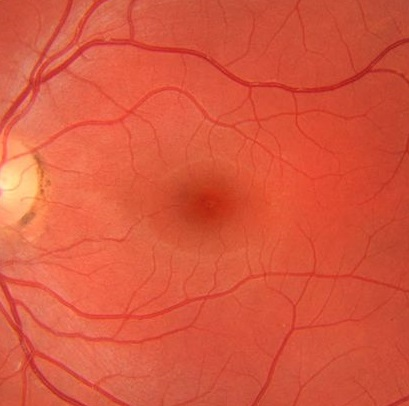
#> input picture tests/_good.jpg, 409 x 406 px
$ python -i mask.py   (imports and definitions only)   (older library calls are emulated)
#> lines starting #> are read from the running program, lines starting #| are printed output that depends on the picture; after the words box and inside, x2 and y2 are one past the last pixel; in counts of white or black regions, pixels touching at a corner belong together
#> further down, picture is the input picture: shape (406, 409, 3); mean B, G, R 62.5, 87.6, 217.6
### RRtoolbox/lib/arrayops/basic.py
# -*- coding: utf-8 -*-
"""
    This module contains simple array operation methods
"""

import cv2
import numpy as np
try:
    from skimage.util import view_as_windows, view_as_blocks
except ImportError:
    from numpy.lib.stride_tricks import as_strided as _ast

    # [258 lines left out: functions view_as_blocks, view_as_windows, axesIntercept, matrixIntercept, centerSM, invertSM and 6 more, not called in this run]


def im2shapeFormat(im, shape):
    """
    Tries to convert image to intuited format from shape.

    :param im: image.
    :param shape: shape to get format.

        shapes:
        * (None, None): converts to gray
        * (None, None, 2): converts to GR555
        * (None, None, 3): converts to BGR
        * (None, None, 4): converts to BGRA
    :return: reshaped image.
    """
#> called with shape = (406, 409)
    temp2 = im.shape
#> temp2 = (406, 409, 3)
    if len(shape) == 2:  # GRAY, YUV_I420, YUV_IYUV or YUV_YV12
        if len(temp2) == 3 and temp2[2] == 2:  # BGR555 or BGR565
            im = cv2.cvtColor(im, cv2.COLOR_BGR5552GRAY)
        elif len(temp2) == 3 and temp2[2] == 3:  # BGR or RGB
            im = cv2.cvtColor(im, cv2.COLOR_BGR2GRAY)
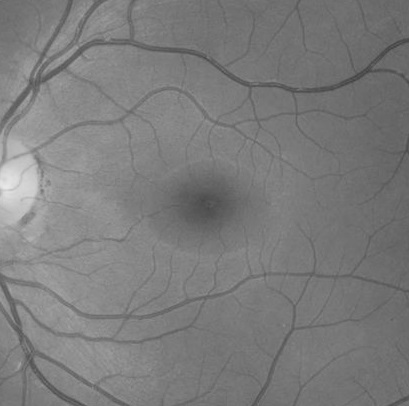
#> im: shape (406, 409); min 65, max 233, mean 123.6
        elif len(temp2) == 3 and temp2[2] == 4:  # BGRA or RGBA
            im = cv2.cvtColor(im, cv2.COLOR_BGRA2GRAY)
    elif len(shape) == 3 and shape[2] == 2:  # BGR555 or BGR565
        if len(temp2) == 2:  # GRAY, YUV_I420, YUV_IYUV or YUV_YV12
            im = cv2.cvtColor(im, cv2.COLOR_GRAY2BGR555)
        elif len(temp2) == 3 and temp2[2] == 3:  # BGR or RGB
            im = cv2.cvtColor(im, cv2.COLOR_BGR2BGR555)
        elif len(temp2) == 3 and temp2[2] == 4:  # BGRA or RGBA
            im = cv2.cvtColor(im, cv2.COLOR_BGRA2BGR555)
    elif len(shape) == 3 and shape[2] == 3:  # BGR or RGB
        if len(temp2) == 2:  # GRAY, YUV_I420, YUV_IYUV or YUV_YV12
            im = cv2.cvtColor(im, cv2.COLOR_GRAY2BGR)
        elif len(temp2) == 3 and temp2[2] == 2:  # BGR555 or BGR565
            im = cv2.cvtColor(im, cv2.COLOR_BGR5552BGR)
        elif len(temp2) == 3 and temp2[2] == 4:  # BGRA or RGBA
            im = cv2.cvtColor(im, cv2.COLOR_BGRA2BGR)
    elif len(shape) == 3 and shape[2] == 4:  # BGRA or RGBA
        if len(temp2) == 2:  # GRAY, YUV_I420, YUV_IYUV or YUV_YV12
            im = cv2.cvtColor(im, cv2.COLOR_GRAY2BGRA)
        elif len(temp2) == 3 and temp2[2] == 2:  # BGR555 or BGR565
            im = cv2.cvtColor(im, cv2.COLOR_BGR5552BGRA)
        elif len(temp2) == 3 and temp2[2] == 3:  # BGR or RGB
            im = cv2.cvtColor(im, cv2.COLOR_BGR2BGRA)
    return im


# [471 lines left out: functions im2imFormat, getTransparency, overlaypng, overlay, overlay2, overlayXY and 10 more, not called in this run]


def unit_vector(vector):
    """ Returns the unit vector of the vector.  """
    return vector / np.linalg.norm(vector)


# [471 lines left out: functions angle, angle2D, entroyTest, transformPoint, transformPoints, getTransformedCorners and 13 more, not called in this run]


polygonArea = polygonArea_calcule


# [405 lines left out: functions normalize, normalize2, rescale, normalizeCustom, relativeQuadrants, vectorsQuadrants and 13 more, not called in this run]

### RRtoolbox/lib/arrayops/filters.py
# -*- coding: utf-8 -*-
"""
    This module contains custom 1D adn 2D-array filters and pre-processing (as in filtering phase) methods
"""

import cv2
import numpy as np
try:
    from sympy.functions import exp
except ImportError:  # if not sympy installed
    #from math import exp
    exp = np.exp

#from RRtoolbox.lib.cache import memoize
#from RRtoolbox.lib.config import MANAGER


#@memoize(MANAGER["TEMPPATH"]) # convert cv2.bilateralfilter to memoized bilateral filter
# [26 lines left out: functions bilateralFilter, normsigmoid, not called in this run]


class FilterBase(object):
    """
    base filter to create custom filters
    """

    def __init__(self, alpha=None, beta1=None, beta2=None):
        """

        :param alpha:
        :param beta1:
        :param beta2:
        :return:
        """
        self._alpha = alpha
        self._beta1 = beta1
        self._beta2 = beta2
        if alpha is not None:
            self.alpha = alpha
        if beta1 is not None:
            self.beta1 = beta1
        if beta2 is not None:
            self.beta2 = beta2

    @property
    def alpha(self):
        return self._alpha

    @alpha.setter
    def alpha(self, value):
        self._test_alpha(value)
        self._alpha = value

    @alpha.deleter
    def alpha(self):
        del self._alpha

    @property
    def beta1(self):
        return self._beta1

    @beta1.setter
    def beta1(self, value):
        if self._beta2 is not None:
            self._test_beta1(value)
        self._beta1 = value

    @beta1.deleter
    def beta1(self):
        del self._beta1

    @property
    def beta2(self):
        return self._beta2

    @beta2.setter
    def beta2(self, value):
        if self._beta1 is not None:
            self._test_beta2(value)
        self._beta2 = value

    @beta2.deleter
    def beta2(self):
        del self._beta2

    def _test_alpha(self, value):
        assert value > 0

    def _test_beta1(self, value):
        assert self.beta2 > value

    def _test_beta2(self, value):
        assert value > self._beta1

    def __call__(self, levels):
        raise NotImplementedError


class Lowpass(FilterBase):
    """
    Lowpass filter (recommended to use float types)
    """

    def __init__(self, alpha, beta1):
        super(Lowpass, self).__init__(alpha=alpha, beta1=beta1)

    def _test_beta1(self, value):
        pass

    def _test_beta2(self, value):
        raise Exception("Lowpass filter does not implement beta2")

    def __call__(self, levels):
        return normsigmoid(levels, -self._alpha, self._beta1)


class Highpass(FilterBase):
    """
    Highpass filter (recommended to use float types)
    """

    def __init__(self, alpha, beta1):
        super(Highpass, self).__init__(alpha=alpha, beta1=beta1)

    def _test_beta1(self, value):
        pass

    def _test_beta2(self, value):
        raise Exception("Highpass filter does not implement beta2")

    def __call__(self, levels):
        return normsigmoid(levels, self.alpha, self._beta1)


class Bandstop(FilterBase):
    """
    Bandstop filter (recommended to use float types)
    """

    def __init__(self, alpha, beta1, beta2):
        super(Bandstop, self).__init__(alpha=alpha, beta1=beta1, beta2=beta2)

    def __call__(self, levels):
        return normsigmoid(levels, -self._alpha, self._beta1) - normsigmoid(levels, -self._alpha, self._beta2) + 1.0


class Bandpass(FilterBase):
    """
    Bandpass filter (recommended to use float types)
    """

    def __init__(self, alpha, beta1, beta2):
        super(Bandpass, self).__init__(alpha=alpha, beta1=beta1, beta2=beta2)

    def __call__(self, levels):
        return normsigmoid(levels, self._alpha, self._beta1) - normsigmoid(levels, self._alpha, self._beta2)


class InvertedBandstop(Bandstop):
    """
    inverted Bandstop filter (recommended to use float types)
    """

    def __call__(self, levels):
        return normsigmoid(levels, -self._alpha, self._beta2) - normsigmoid(levels, -self._alpha, self._beta1) - 1.0


class InvertedBandpass(Bandpass):
    """
    inverted Bandpass filter (recommended to use float types)
    """

    def __call__(self, levels):
        return normsigmoid(levels, self._alpha, self._beta2) - normsigmoid(levels, self._alpha, self._beta1)


# [123 lines left out: functions filterFactory, sigmoid, smooth, not called in this run]


class BilateraParameter(Bandstop):
    """
    bilateral parameter
    """

    def __init__(self, scale, shift=33, name=None, alpha=100, beta1=-400, beta2=200):
        super(BilateraParameter, self).__init__(
            alpha=alpha, beta1=beta1, beta2=beta2)
        self.scale = scale
        self.shift = shift
        self.name = name

    def __call__(self, levels):
        return np.int32(super(BilateraParameter, self).__call__(
            levels) * self.scale + self.shift)


class BilateralParameters(object):
    """
    create instance to calculate bilateral
    parameters from image shape.

    d -> inf then:
        * computation is slower
        * filtering is better to eliminate noise
        * images look more cartoon-like

    :param d: distance
    :param sigmaColor: sigma in color
    :param sigmaSpace: sigma in space

    """
    d = BilateraParameter(scale=31, shift=15, alpha=150,
                          beta1=60, beta2=800, name="d")
    sigmaColor = BilateraParameter(scale=50, name="sigmaColor")
    sigmaSpace = BilateraParameter(scale=25, name="sigmaSpace")

    # [68 lines left out: functions __init__, filters, __call__, getBilateralParameters, not called in this run]

### RRtoolbox/lib/arrayops/mask.py
# -*- coding: utf-8 -*-
"""
    This module contains all basic masking and pre-processing (as in segmenting phase) methods
"""


import cv2
import numpy as np
from .basic import (findminima, im2shapeFormat, getOtsuThresh, findContours,
                    isnumpy)
from .filters import smooth


def brightness(img):
    """
    get brightness from an image
    :param img: BGR or gray image
    :return:
    """
    # LESS BRIGHT http://alienryderflex.com/hsp.html
    #b,g,r = cv2.split(img.astype("float"))
    # return np.sqrt( .299*(b**2) + .587*(g**2) + .114*(r**2)).astype("uint8")
    # Normal gray
    return im2shapeFormat(img, img.shape[:2])
    # HSV
    # return cv2.cvtColor(img,cv2.COLOR_BGR2HSV)[:,:,2]


# [151 lines left out: functions background, foreground, multiple_otsu, hist_cdf, thresh_hist, threshold_opening and 3 more, not called in this run]


def mask_watershed(BGR, GRAY=None):
    """
    Get retinal mask with watershed method.

    :param BGR:
    :param GRAY:
    :return: mask
    """
    if GRAY is None:
        GRAY = brightness(BGR)  # get image brightness
    thresh, sure_bg = cv2.threshold(
        GRAY, 0, 1, cv2.THRESH_BINARY + cv2.THRESH_OTSU)  # obtain over threshold
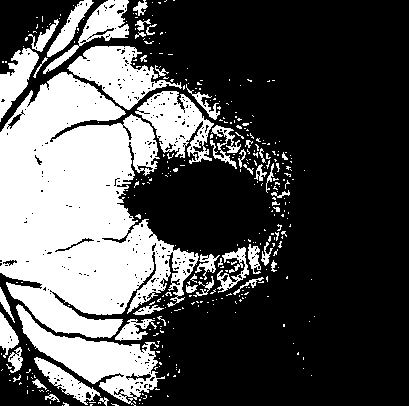
#> sure_bg: shape (406, 409); values 0 (black) and 1 (white), 32.6% white; 364 white regions (316 under 20 px), largest, box (x1, y1, x2, y2) and area: (0, 72, 199, 338) 32262, (16, 304, 165, 406) 4972, (67, 46, 182, 110) 3238
#> thresh = 128
    thresh, sure_fg = cv2.threshold(GRAY, thresh + 10, 1, cv2.THRESH_BINARY)
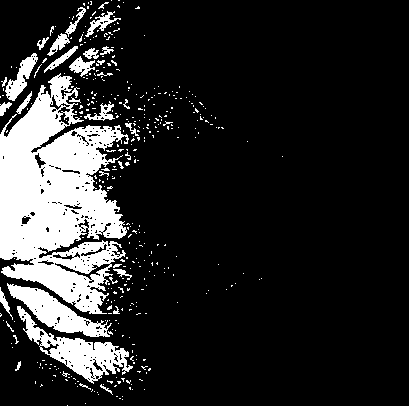
#> sure_fg: shape (406, 409); values 0 (black) and 1 (white), 16.2% white; 394 white regions (362 under 20 px), largest, box (x1, y1, x2, y2) and area: (0, 73, 129, 314) 18159, (17, 306, 133, 384) 2600, (7, 283, 112, 337) 2029
#> thresh = 138
    markers = np.ones_like(GRAY, np.int32)  # make background markers
    markers[sure_bg == 1] = 0  # mark unknown markers
    markers[sure_fg == 1] = 2  # mark sure object markers
    cv2.watershed(BGR, markers)  # get watershed on markers
    retval, mask = cv2.threshold(markers.astype(
        "uint8"), 1, 1, cv2.THRESH_BINARY)  # get binary image of contour
    return mask


# [25 lines left out: functions thresh_biggestCnt, gethull, not called in this run]

>>> import cv2
>>> picture = cv2.imread('../../../tests/_good.jpg')
>>> result = mask_watershed(picture)
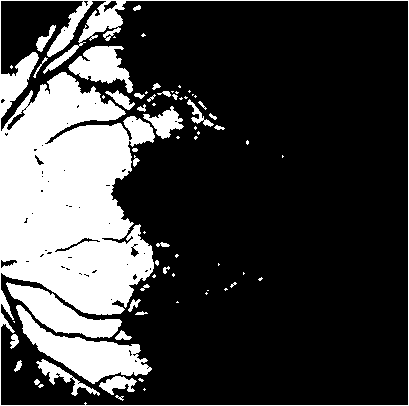
#> result: shape (406, 409); values 0 (black) and 1 (white), 25.3% white; 70 white regions (37 under 20 px), largest, box (x1, y1, x2, y2) and area: (0, 0, 409, 406) 30873, (16, 305, 152, 384) 3777, (6, 282, 122, 338) 2495

$ run again, on tests/_restored_im1_1.jpg
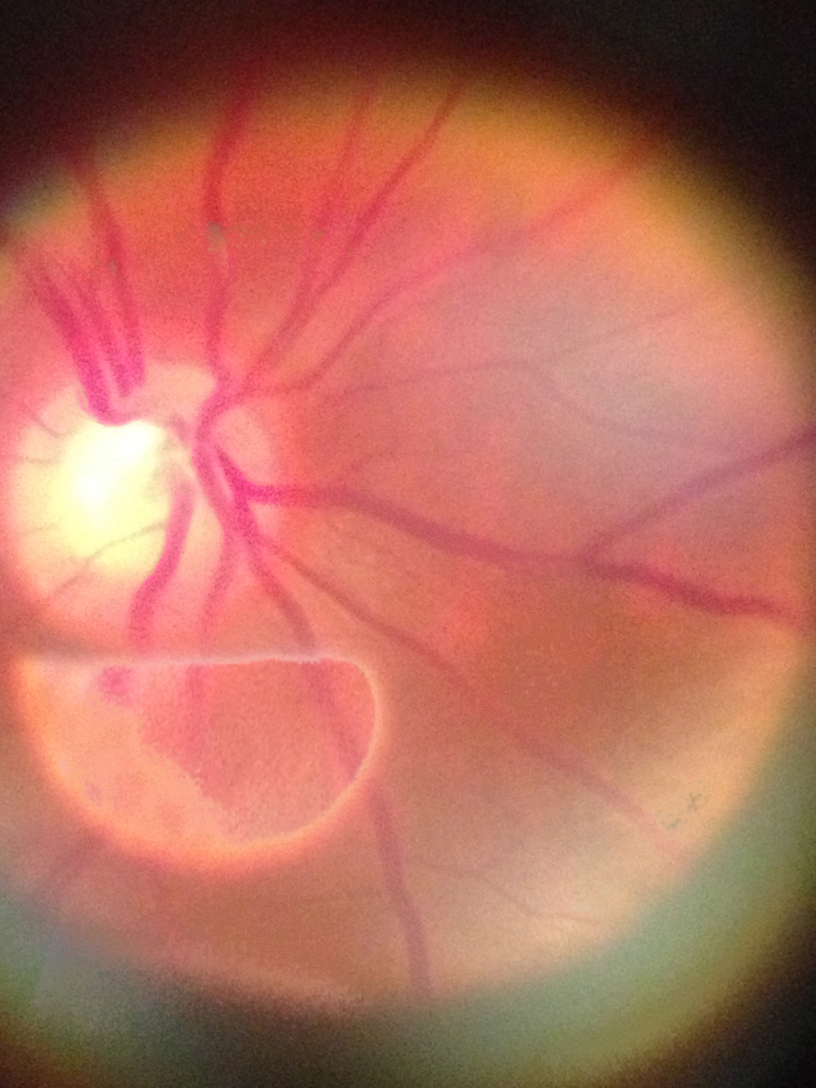
#> input picture tests/_restored_im1_1.jpg, 2448 x 3264 px (shown at 1/3 size)
#> picture is the input picture: shape (3264, 2448, 3); mean B, G, R 92.9, 109.4, 180.2
#> in mask_watershed, `thresh, sure_bg = cv2.threshold( GRAY, 0, 1, cv2.THRESH_BINARY + cv2.T..`:
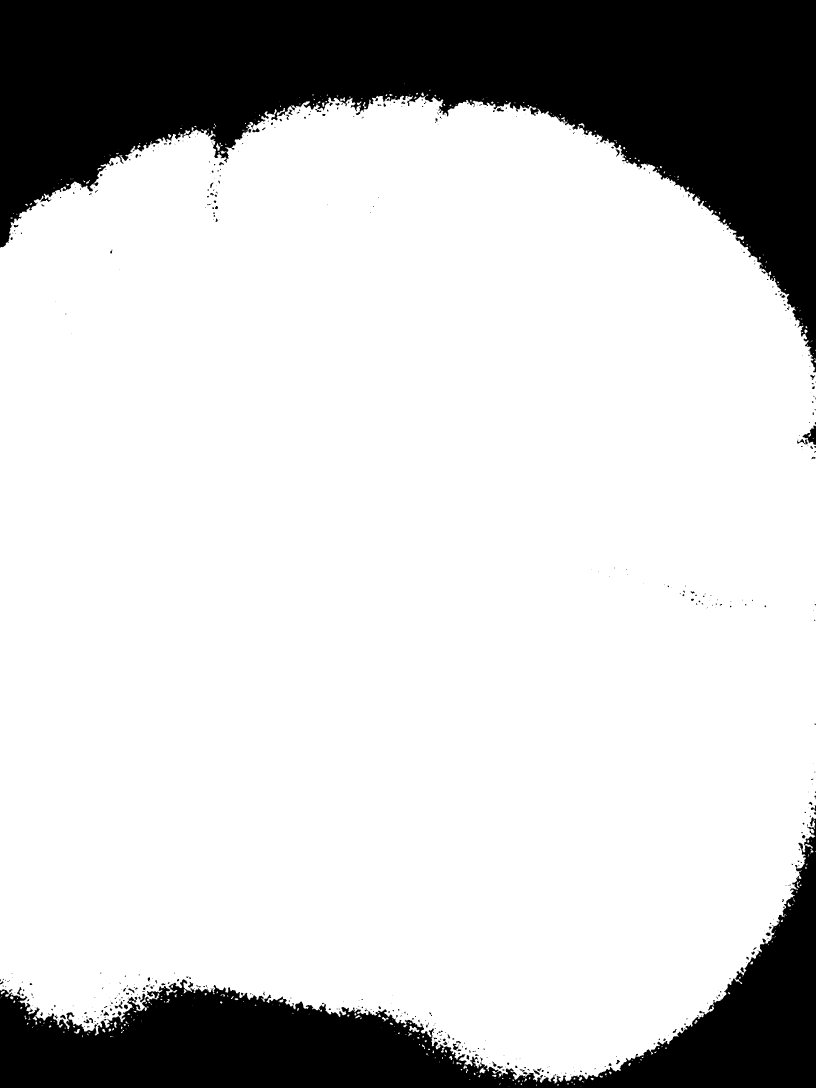
#> sure_bg: shape (3264, 2448) (shown at 1/3 size); values 0 (black) and 1 (white), 78.9% white; 628 black regions (455 under 20 px), largest, box (x1, y1, x2, y2) and area: (0, 0, 2448, 1117) 1148852, (0, 2452, 2448, 3264) 525365, (2408, 1277, 2448, 1335) 1106
#> in mask_watershed, `thresh, sure_bg = cv2.threshold( GRAY, 0, 1, cv2.THRESH_BINARY + cv2.T..`: thresh = 99
#> sure_fg: shape (3264, 2448); values 0 (black) and 1 (white), 76.4% white; 1027 black regions (724 under 20 px), largest, box (x1, y1, x2, y2) and area: (0, 0, 2448, 1403) 1224411, (0, 2237, 2448, 3264) 632045, (1948, 1726, 2186, 1843) 5345
#> in mask_watershed, `thresh, sure_fg = cv2.threshold(GRAY, thresh + 10, 1, cv2.THRESH_BINARY)`: thresh = 109
#> `result = mask_watershed(picture)`:
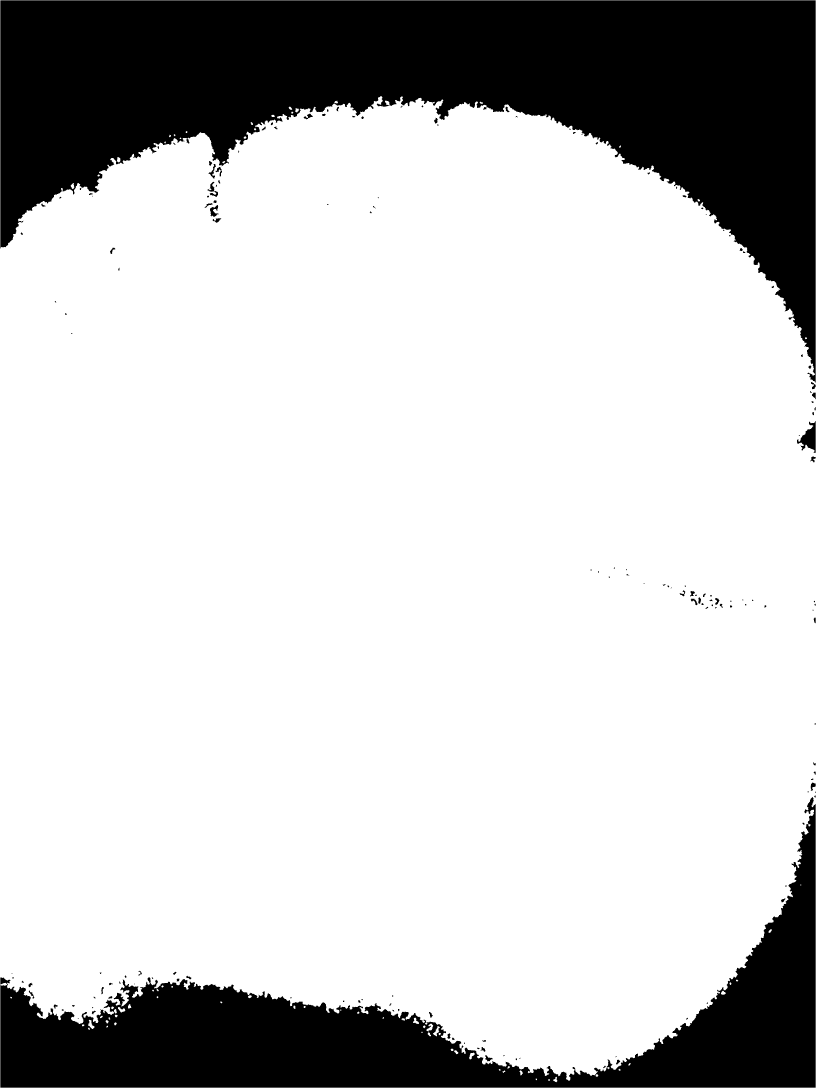
#> result: shape (3264, 2448) (shown at 1/3 size); values 0 (black) and 1 (white), 78% white; 165 black regions (65 under 20 px), largest, box (x1, y1, x2, y2) and area: (1, 1, 2447, 1148) 1175231, (1, 2391, 2447, 3263) 571517, (2391, 1263, 2447, 1359) 2585
